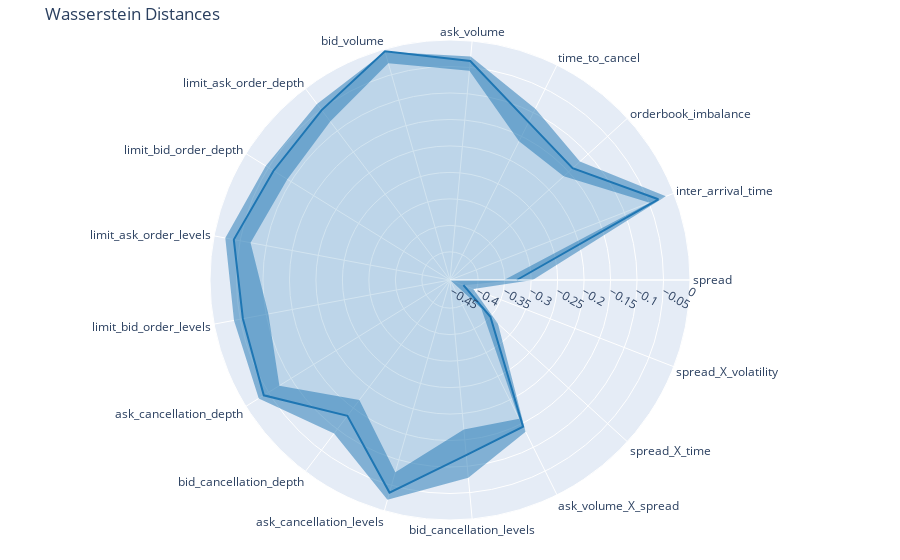

The cell this chart's notebook holds for it:
### Code cell
import plotly.graph_objects as go

labels = list(scores.keys())
# pal = sns.color_palette("rocket", len(scores))
losses = np.array([s['wasserstein'][0]for s in scores.values()])
cis = np.array([s['wasserstein'][1]for s in scores.values()]).T

fig = go.Figure()

fig.add_trace(go.Scatterpolar(
    r=-losses,
    theta=labels,
    mode='lines',
    fill='toself',
    fillcolor='rgba(31, 119, 180, 0.2)',  # Set opacity to 0.5
    name='CI upper',
    line=dict(color='rgba(31, 119, 180, 1)'),
))
fig.add_trace(go.Scatterpolar(
    r=-cis[0],
    theta=labels,
    mode='lines',  # Add this line to remove markers
    name='CI lower',
    line=dict(color='rgba(31, 119, 180, 0.2)', width=0),
    # fill='tonext',
))
fig.add_trace(go.Scatterpolar(
    r=-cis[1],
    theta=labels,
    mode='lines',  # Add this line to remove markers
    fill='tonext',
    fillcolor='rgba(31, 119, 180, 0.5)',
    name='CI upper',
    line=dict(color='rgb(31, 119, 180)', width=0),
))

fig.update_layout(
  polar=dict(
    radialaxis=dict(
      visible=True,
      # range=[0.5, 1]
    )),
  showlegend=False,
  title='Wasserstein Distances',
  margin=dict(l=20, r=20, t=40, b=40),
)

fig.write_image("images/wasserstein_comparison.png")
fig.show()

### Figure 1 — Plotly figure (JSON) as saved in the notebook; plotly's stock layout.template omitted (floating-point values rounded to 4 significant figures)
{"data": [{"fill": "toself", "fillcolor": "rgba(31, 119, 180, 0.2)", "line": {"color": "rgba(31, 119, 180, 1)"}, "mode": "lines", "name": "CI upper", "r": [-0.3271, -0.03126, -0.1399, -0.1202, -0.03798, -0.004264, -0.0511, -0.0612, -0.03788, -0.0553, -0.0396, -0.1317, -0.03581, -0.1209, -0.1437, -0.35, -0.4259], "theta": ["spread", "inter_arrival_time", "orderbook_imbalance", "time_to_cancel", "ask_volume", "bid_volume", "limit_ask_order_depth", "limit_bid_order_depth", "limit_ask_order_levels", "limit_bid_order_levels", "ask_cancellation_depth", "bid_cancellation_depth", "ask_cancellation_levels", "bid_cancellation_levels", "ask_volume_X_spread", "spread_X_time", "spread_X_volatility"], "type": "scatterpolar"}, {"line": {"color": "rgba(31, 119, 180, 0.2)", "width": 0}, "mode": "lines", "name": "CI lower", "r": [-0.297, -0.016, -0.1214, -0.09188, -0.02943, -0.005219, -0.03643, -0.04398, -0.02154, -0.03823, -0.02844, -0.09015, -0.02153, -0.07798, -0.1329, -0.3306, -0.4059], "theta": ["spread", "inter_arrival_time", "orderbook_imbalance", "time_to_cancel", "ask_volume", "bid_volume", "limit_ask_order_depth", "limit_bid_order_depth", "limit_ask_order_levels", "limit_bid_order_levels", "ask_cancellation_depth", "bid_cancellation_depth", "ask_cancellation_levels", "bid_cancellation_levels", "ask_volume_X_spread", "spread_X_time", "spread_X_volatility"], "type": "scatterpolar"}, {"fill": "tonext", "fillcolor": "rgba(31, 119, 180, 0.5)", "line": {"color": "rgb(31, 119, 180)", "width": 0}, "mode": "lines", "name": "CI upper", "r": [-0.3511, -0.04878, -0.1626, -0.1607, -0.05645, -0.02743, -0.07789, -0.09186, -0.07005, -0.1043, -0.0743, -0.1691, -0.07576, -0.1699, -0.1603, -0.3733, -0.4531], "theta": ["spread", "inter_arrival_time", "orderbook_imbalance", "time_to_cancel", "ask_volume", "bid_volume", "limit_ask_order_depth", "limit_bid_order_depth", "limit_ask_order_levels", "limit_bid_order_levels", "ask_cancellation_depth", "bid_cancellation_depth", "ask_cancellation_levels", "bid_cancellation_levels", "ask_volume_X_spread", "spread_X_time", "spread_X_volatility"], "type": "scatterpolar"}], "layout": {"margin": {"b": 40, "l": 20, "r": 20, "t": 40}, "polar": {"radialaxis": {"visible": true}}, "showlegend": false, "title": {"text": "Wasserstein Distances"}}}
